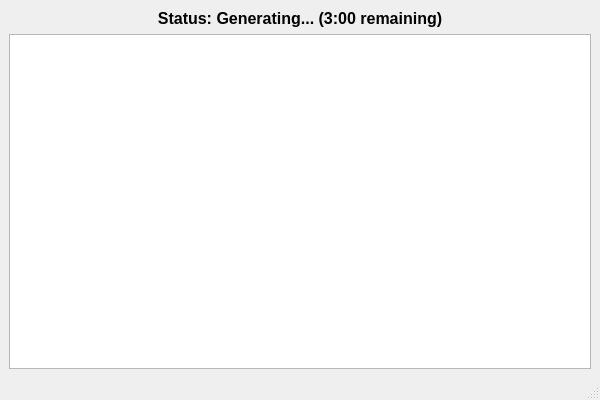
<?xml version="1.0" encoding="UTF-8"?>
<ui version="4.0">
 <class>MainWindow</class>
 <widget class="QMainWindow" name="MainWindow">
  <property name="geometry">
   <rect>
    <x>0</x>
    <y>0</y>
    <width>600</width>
    <height>400</height>
   </rect>
  </property>
  <property name="windowTitle">
   <string>Brainstorming Supervisor</string>
  </property>
  <widget class="QWidget" name="centralwidget">
   <layout class="QVBoxLayout" name="verticalLayout">
    <item>
     <widget class="QLabel" name="lblStatus">
      <property name="text">
       <string>Status: Generating... (3:00 remaining)</string>
      </property>
      <property name="alignment">
       <set>Qt::AlignCenter</set>
      </property>
      <property name="font">
       <font>
        <pointsize>12</pointsize>
        <weight>75</weight>
        <bold>true</bold>
       </font>
      </property>
     </widget>
    </item>
    <item>
     <widget class="QListWidget" name="listIdeas"/>
    </item>
   </layout>
  </widget>
  <widget class="QMenuBar" name="menubar"/>
  <widget class="QStatusBar" name="statusbar"/>
 </widget>
 <resources/>
 <connections/>
</ui>
